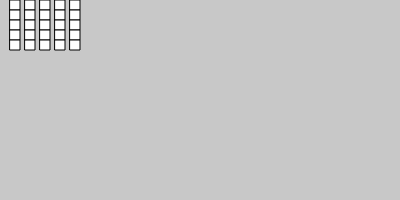
Frame 1 (no input)
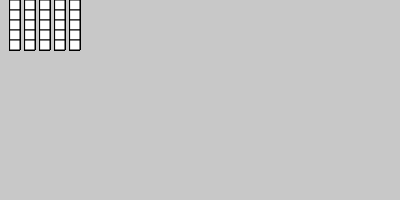
Frame 60 (no input)
Frame 120 (the mouse pressed at the canvas centre since frame 60): identical to frame 60, image omitted

The p5.js sketch that drew these frames (run headless with seeded random() and noise() and a simulated clock; from frame 60 on, the mouse is pressed at the canvas centre):

// p5.js sketch
// ── sketch.js
function setup() {
    createCanvas(400, 200)
    background(200)
  }

function makeSquare() {
}

function draw() {
  var x = 10
  var count = 5
  for (var i = 0; i < count; i++) {     
    for (var i2 = 0; i2 < count; i2++){
    rect(x, 10*i2, 10, 10)
    }
  x = x + 15
  }
}

// var yOne = 20
// var yTwo = 100
// var yThree = 180
// var speedOne = 3
// var speedTwo = 3
// var speedThree = 3

// function setup() {
//   createCanvas(400, 400)
//   background(200)
// }

// function draw() {
//   background(200)

//   yOne = yOne + speedOne
//   if (yOne < 0 || yOne > height) {
//     speedOne = speedOne * -1
//   }
//   rect(30, yOne, 20, 20)

//   yTwo = yTwo + speedTwo
//   if (yTwo < 0 || yTwo > height) {
//     speedTwo = speedTwo * -1
//   }
//   rect(60, yTwo, 20, 20)

//   yThree = yThree + speedThree
//   if (yThree < 0 || yThree > height) {
//     speedThree = speedThree * -1
//   }
//   rect(90, yThree, 20, 20)
// }
